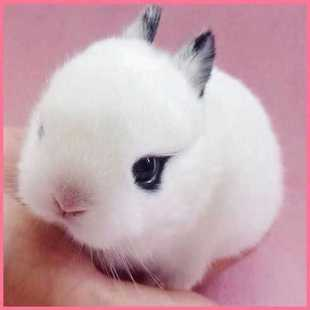
#> input picture 111.jpg, 310 x 310 px, given in place of the camera
$ python colorcapture.py
#> lines starting #> are read from the running program, lines starting #| are printed output that depends on the picture; after the words box and inside, x2 and y2 are one past the last pixel; in counts of white or black regions, pixels touching at a corner belong together
import  cv2
import numpy as np

def empty(v):
    pass

#img=cv2.imread('789.jpg')
#img=cv2.resize(img,(0,0),fx=0.8, fy=0.8)
cap = cv2.VideoCapture(0)

cv2.namedWindow('TrackBar')
cv2.resizeWindow('TrackBar',640,320)

cv2.createTrackbar('Hue min', 'TrackBar', 0, 179, empty)
#> slider 'Hue min' is set to 35
cv2.createTrackbar('Hue max', 'TrackBar', 179, 179, empty)
cv2.createTrackbar('Sat min', 'TrackBar', 0, 255, empty)
#> slider 'Sat min' is set to 51
cv2.createTrackbar('Sat max', 'TrackBar', 255, 255, empty)
cv2.createTrackbar('Val min', 'TrackBar', 0, 255, empty)
#> slider 'Val min' is set to 51
cv2.createTrackbar('Val max', 'TrackBar', 255, 255, empty)

while True:
    h_min = cv2.getTrackbarPos('Hue min', 'TrackBar')
    h_max = cv2.getTrackbarPos('Hue max', 'TrackBar')
    s_min = cv2.getTrackbarPos('Sat min', 'TrackBar')
    s_max = cv2.getTrackbarPos('Sat max', 'TrackBar')
    v_min = cv2.getTrackbarPos('Val min', 'TrackBar')
    v_max = cv2.getTrackbarPos('Val max', 'TrackBar')
    print(h_min,h_max,s_min,s_max,v_min,v_max)

    ret, img = cap.read()
#> img is the input picture: shape (310, 310, 3); mean B, G, R 173.4, 164.8, 198.9
    hsv = cv2.cvtColor(img, cv2.COLOR_BGR2HSV)
#> hsv: shape (310, 310, 3); mean H, S, V 115.7, 49.6, 199.5

    lower = np.array([h_min,s_min,v_min])
    upper = np.array([h_max,s_max,v_max])

    mask = cv2.inRange(hsv,lower,upper)
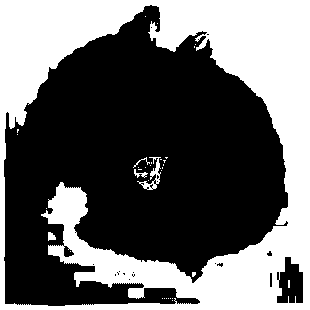
#> mask: shape (310, 310); 40.2% white; 34 white regions (29 under 20 px), largest, box (x1, y1, x2, y2) and area: (0, 0, 310, 310) 38213, (137, 157, 161, 190) 228, (48, 232, 56, 241) 52, (134, 169, 148, 178) 49, (133, 157, 150, 168) 32
    result = cv2.bitwise_and(img,img,mask=mask)
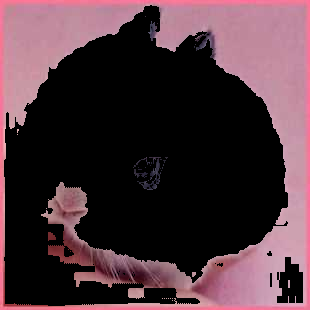
#> result: shape (310, 310, 3); mean B, G, R 60, 52.4, 76.8

    cv2.imshow('img', img)
    #cv2.imshow('hsv', hsv)
    cv2.imshow('mask', mask)
    cv2.imshow('result',result)
    cv2.waitKey(1)

$ run again, on 47514.jpg
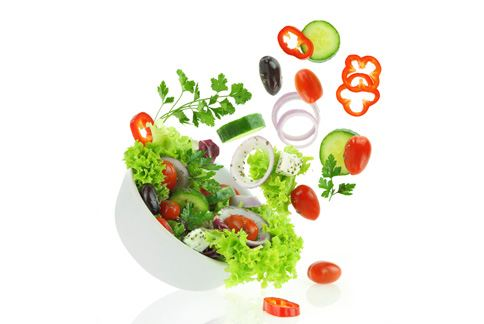
#> input picture 47514.jpg, 484 x 324 px, given in place of the camera
#> img is the input picture: shape (324, 484, 3); mean B, G, R 214.5, 232.8, 234
#> hsv: shape (324, 484, 3); mean H, S, V 18.7, 33.9, 239.3
#> `mask = cv2.inRange(hsv,lower,upper)`:
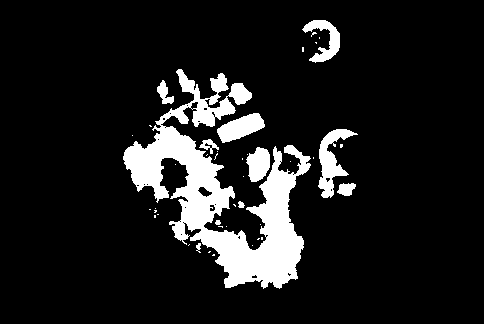
#> mask: shape (324, 484); 11.4% white; 42 white regions (31 under 20 px), largest, box (x1, y1, x2, y2) and area: (123, 69, 311, 289) 14010, (318, 129, 358, 198) 1086, (217, 113, 265, 143) 825
#> `result = cv2.bitwise_and(img,img,mask=mask)`:
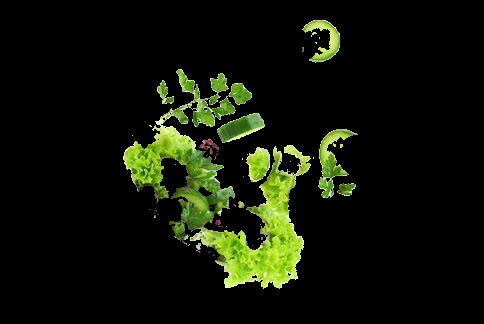
#> result: shape (324, 484, 3); mean B, G, R 7.3, 20.6, 16
